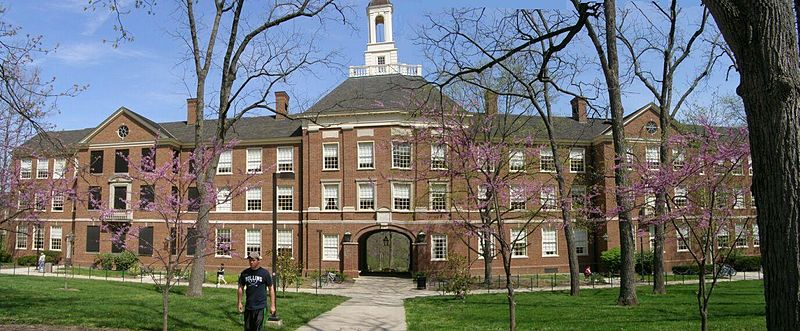
%> input picture School/ECE 429/Miami.jpg, 800 x 331 px
$ octave convolutionImage.m   (GNU Octave 9; MATLAB toolbox functions it lacks are replaced by stand-ins)
%> lines starting %> are read from the running program, lines starting %| are printed output that depends on the picture
clear;close all
A = imread('Miami.jpg');
%> A is the input picture: size 331x800x3 uint8; mean R, G, B 110.2, 112.6, 110
A1 = rgb2gray(A);
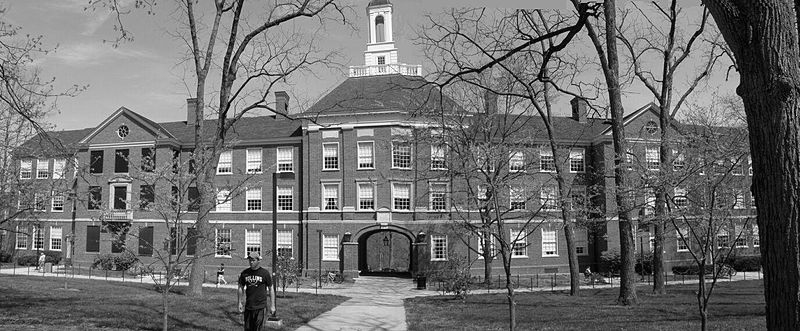
%> A1: size 331x800 uint8; min 0, max 255, mean 111.6
B1 = [0 1 0; 1 -4 1;0 1 0];
LA_1 = filter2(B1,A1);
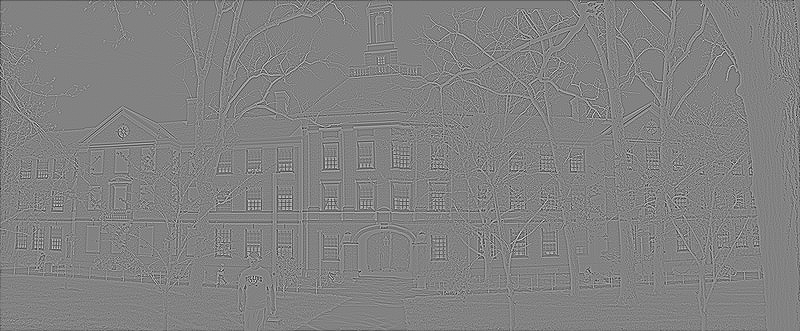
%> LA_1: size 331x800 double; min -598, max 570, mean -0.9; drawn with min black and max white
figure
subplot(2,1,1)
imshow(A1);
title('Original Image');
subplot(2,1,2)
imshow(uint8(LA_1));
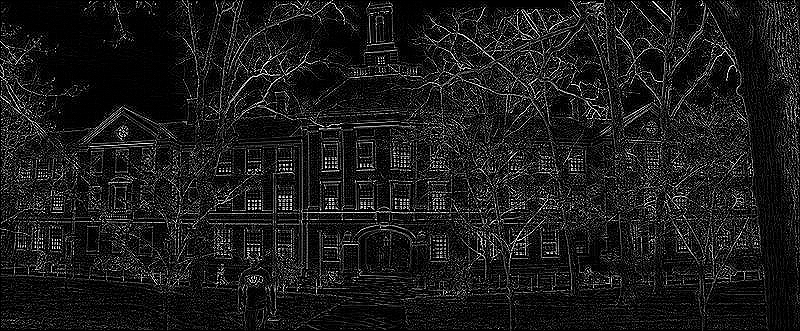
%> displayed picture: size 331x800, on the screen's scale of 0 to 255; min 0, max 255, mean 27.8
